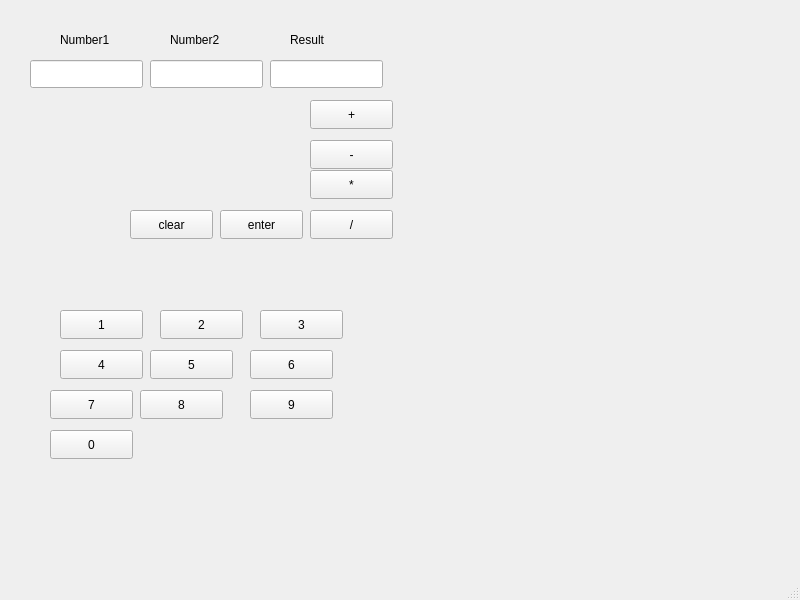
<?xml version="1.0" encoding="UTF-8"?>
<ui version="4.0">
 <class>MainWindow</class>
 <widget class="QMainWindow" name="MainWindow">
  <property name="geometry">
   <rect>
    <x>0</x>
    <y>0</y>
    <width>800</width>
    <height>600</height>
   </rect>
  </property>
  <property name="windowTitle">
   <string>MainWindow</string>
  </property>
  <widget class="QWidget" name="centralwidget">
   <widget class="QLabel" name="label">
    <property name="geometry">
     <rect>
      <x>60</x>
      <y>30</y>
      <width>63</width>
      <height>20</height>
     </rect>
    </property>
    <property name="text">
     <string>Number1</string>
    </property>
   </widget>
   <widget class="QLabel" name="label_2">
    <property name="geometry">
     <rect>
      <x>170</x>
      <y>30</y>
      <width>63</width>
      <height>20</height>
     </rect>
    </property>
    <property name="text">
     <string>Number2</string>
    </property>
   </widget>
   <widget class="QLabel" name="label_3">
    <property name="geometry">
     <rect>
      <x>290</x>
      <y>30</y>
      <width>63</width>
      <height>20</height>
     </rect>
    </property>
    <property name="text">
     <string>Result</string>
    </property>
   </widget>
   <widget class="QLineEdit" name="lineEdit">
    <property name="geometry">
     <rect>
      <x>30</x>
      <y>60</y>
      <width>113</width>
      <height>28</height>
     </rect>
    </property>
    <property name="readOnly">
     <bool>true</bool>
    </property>
   </widget>
   <widget class="QLineEdit" name="lineEdit_2">
    <property name="geometry">
     <rect>
      <x>150</x>
      <y>60</y>
      <width>113</width>
      <height>28</height>
     </rect>
    </property>
    <property name="readOnly">
     <bool>true</bool>
    </property>
   </widget>
   <widget class="QLineEdit" name="lineEdit_3">
    <property name="geometry">
     <rect>
      <x>270</x>
      <y>60</y>
      <width>113</width>
      <height>28</height>
     </rect>
    </property>
    <property name="readOnly">
     <bool>true</bool>
    </property>
   </widget>
   <widget class="QPushButton" name="pushButton_4">
    <property name="geometry">
     <rect>
      <x>310</x>
      <y>100</y>
      <width>83</width>
      <height>29</height>
     </rect>
    </property>
    <property name="text">
     <string>+</string>
    </property>
   </widget>
   <widget class="QPushButton" name="pushButton_5">
    <property name="geometry">
     <rect>
      <x>310</x>
      <y>140</y>
      <width>83</width>
      <height>29</height>
     </rect>
    </property>
    <property name="text">
     <string>-</string>
    </property>
   </widget>
   <widget class="QPushButton" name="pushButton_9">
    <property name="geometry">
     <rect>
      <x>310</x>
      <y>170</y>
      <width>83</width>
      <height>29</height>
     </rect>
    </property>
    <property name="text">
     <string>*</string>
    </property>
   </widget>
   <widget class="QPushButton" name="pushButton_13">
    <property name="geometry">
     <rect>
      <x>220</x>
      <y>210</y>
      <width>83</width>
      <height>29</height>
     </rect>
    </property>
    <property name="text">
     <string>enter</string>
    </property>
   </widget>
   <widget class="QPushButton" name="pushButton_14">
    <property name="geometry">
     <rect>
      <x>130</x>
      <y>210</y>
      <width>83</width>
      <height>29</height>
     </rect>
    </property>
    <property name="text">
     <string>clear</string>
    </property>
   </widget>
   <widget class="QPushButton" name="pushButton_15">
    <property name="geometry">
     <rect>
      <x>310</x>
      <y>210</y>
      <width>83</width>
      <height>29</height>
     </rect>
    </property>
    <property name="text">
     <string>/</string>
    </property>
   </widget>
   <widget class="QPushButton" name="n1">
    <property name="geometry">
     <rect>
      <x>60</x>
      <y>310</y>
      <width>83</width>
      <height>29</height>
     </rect>
    </property>
    <property name="text">
     <string>1</string>
    </property>
   </widget>
   <widget class="QPushButton" name="n2">
    <property name="geometry">
     <rect>
      <x>160</x>
      <y>310</y>
      <width>83</width>
      <height>29</height>
     </rect>
    </property>
    <property name="text">
     <string>2</string>
    </property>
   </widget>
   <widget class="QPushButton" name="n3">
    <property name="geometry">
     <rect>
      <x>260</x>
      <y>310</y>
      <width>83</width>
      <height>29</height>
     </rect>
    </property>
    <property name="text">
     <string>3</string>
    </property>
   </widget>
   <widget class="QPushButton" name="n4">
    <property name="geometry">
     <rect>
      <x>60</x>
      <y>350</y>
      <width>83</width>
      <height>29</height>
     </rect>
    </property>
    <property name="text">
     <string>4</string>
    </property>
   </widget>
   <widget class="QPushButton" name="n5">
    <property name="geometry">
     <rect>
      <x>150</x>
      <y>350</y>
      <width>83</width>
      <height>29</height>
     </rect>
    </property>
    <property name="text">
     <string>5</string>
    </property>
   </widget>
   <widget class="QPushButton" name="n6">
    <property name="geometry">
     <rect>
      <x>250</x>
      <y>350</y>
      <width>83</width>
      <height>29</height>
     </rect>
    </property>
    <property name="text">
     <string>6</string>
    </property>
   </widget>
   <widget class="QPushButton" name="n7">
    <property name="geometry">
     <rect>
      <x>50</x>
      <y>390</y>
      <width>83</width>
      <height>29</height>
     </rect>
    </property>
    <property name="text">
     <string>7</string>
    </property>
   </widget>
   <widget class="QPushButton" name="n8">
    <property name="geometry">
     <rect>
      <x>140</x>
      <y>390</y>
      <width>83</width>
      <height>29</height>
     </rect>
    </property>
    <property name="text">
     <string>8</string>
    </property>
   </widget>
   <widget class="QPushButton" name="n9">
    <property name="geometry">
     <rect>
      <x>250</x>
      <y>390</y>
      <width>83</width>
      <height>29</height>
     </rect>
    </property>
    <property name="text">
     <string>9</string>
    </property>
   </widget>
   <widget class="QPushButton" name="n0">
    <property name="geometry">
     <rect>
      <x>50</x>
      <y>430</y>
      <width>83</width>
      <height>29</height>
     </rect>
    </property>
    <property name="text">
     <string>0</string>
    </property>
   </widget>
  </widget>
  <widget class="QMenuBar" name="menubar">
   <property name="geometry">
    <rect>
     <x>0</x>
     <y>0</y>
     <width>800</width>
     <height>25</height>
    </rect>
   </property>
  </widget>
  <widget class="QStatusBar" name="statusbar"/>
 </widget>
 <resources/>
 <connections/>
</ui>
